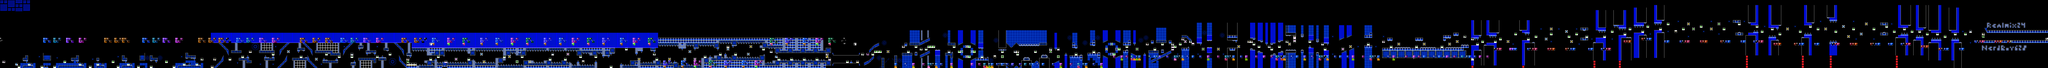

This is a level from a 2D game, rendered from its Tiled map with the project's own tilesets. A one-line summary and the map file follow, with tile-layer data summarised:
An orthogonal 806x27 tile map with 16x16 px tiles, 2 tile layers (SP, ...), 2 tilesets, 2 image layers.

<map version="1.10" tiledversion="1.11.2" orientation="orthogonal" renderorder="right-down" width="806" height="27" tilewidth="16" tileheight="16" infinite="0" nextlayerid="5" nextobjectid="1">
 <editorsettings>
  <chunksize width="16" height="27" />
  <export target="stereomadness.csv" format="csv" />
 </editorsettings>
 <tileset firstgid="1" name="famidash" tilewidth="16" tileheight="16" tilecount="256" columns="16">
  <image source="../../../GRAPHICS/famidash.bmp" width="256" height="256" />
 </tileset>
 <tileset firstgid="257" name="sprites" tilewidth="16" tileheight="16" tilecount="256" columns="16">
  <image source="../../../GRAPHICS/sprites.png" width="256" height="256" />
 </tileset>
 <imagelayer id="3" name="Image Layer 1" parallaxx="0.9" parallaxy="0.9" repeatx="1" repeaty="1">
  <image source="../../../GRAPHICS/Old/parallax Blue.bmp" width="192" height="72" />
 </imagelayer>
 <imagelayer id="4" name="Image Layer 2" offsetx="0" offsety="432" repeatx="1">
  <image source="../../../GRAPHICS/ground.bmp" width="80" height="32" />
 </imagelayer>
 <layer id="1" width="806" height="27">
  <data>[21762 cells, 21762 non-empty, 111 distinct tile ids]</data>
 </layer>
 <layer id="2" name="SP" width="806" height="27">
<data>[21762 cells, 724 non-empty, 77 distinct tile ids]</data>
 </layer>
</map>
